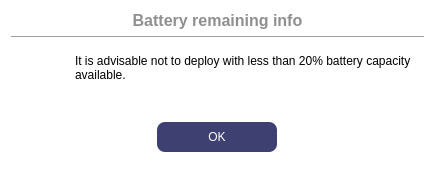
<?xml version="1.0" encoding="UTF-8"?>
<ui version="4.0">
 <class>WBatteryRemaining</class>
 <widget class="QDialog" name="WBatteryRemaining">
  <property name="geometry">
   <rect>
    <x>0</x>
    <y>0</y>
    <width>435</width>
    <height>172</height>
   </rect>
  </property>
  <property name="windowTitle">
   <string>Log data period configuration</string>
  </property>
  <property name="styleSheet">
   <string notr="true">#WBatteryRemaining {
 background-color:white;
 border-radius: 5px;
}
#label{
 color: #3E4072;
 font-weight: 800;
}
#buttonBox{
 background-color: #3E4072;
}
#label_Title{
 color: #8F8F8F;
 font-weight: 600;
}
QLineEdit {
 background-color:#DFDFDF;
 border-radius: 3px;
}
#pushButton_Confirm,
#pushButton_Cancel {
 border: none;
 border-radius: 8px;
}
#pushButton_Confirm {
 color: white;
 background-color: #3E4072;
}
#pushButton_Confirm:hover {
 color: white;
 background-color: #595D89;
}
#pushButton_Cancel {
 background-color: #D8D8D8;
}
#pushButton_Cancel:hover {
 background-color: #ACACAC;
}</string>
  </property>
  <layout class="QVBoxLayout" name="verticalLayout">
   <item>
    <widget class="QLabel" name="label_Title">
     <property name="font">
      <font>
       <pointsize>12</pointsize>
       <fontweight>DemiBold</fontweight>
      </font>
     </property>
     <property name="text">
      <string>Battery remaining info</string>
     </property>
     <property name="alignment">
      <set>Qt::AlignCenter</set>
     </property>
    </widget>
   </item>
   <item>
    <widget class="Line" name="line">
     <property name="orientation">
      <enum>Qt::Horizontal</enum>
     </property>
    </widget>
   </item>
   <item>
    <widget class="QWidget" name="widget" native="true">
     <layout class="QGridLayout" name="gridLayout">
      <property name="horizontalSpacing">
       <number>15</number>
      </property>
      <item row="0" column="1">
       <widget class="QLabel" name="label_2">
        <property name="text">
         <string>It is advisable not to deploy with less than 20% battery capacity available.</string>
        </property>
        <property name="wordWrap">
         <bool>true</bool>
        </property>
       </widget>
      </item>
      <item row="0" column="0">
       <widget class="QLabel" name="label">
        <property name="maximumSize">
         <size>
          <width>40</width>
          <height>40</height>
         </size>
        </property>
        <property name="text">
         <string/>
        </property>
        <property name="pixmap">
         <pixmap resource="../../../ressource.qrc">:/Logo/Dashboard/Sonde info/info-button.svg</pixmap>
        </property>
        <property name="scaledContents">
         <bool>true</bool>
        </property>
       </widget>
      </item>
     </layout>
    </widget>
   </item>
   <item>
    <spacer name="verticalSpacer_2">
     <property name="orientation">
      <enum>Qt::Vertical</enum>
     </property>
     <property name="sizeHint" stdset="0">
      <size>
       <width>20</width>
       <height>1</height>
      </size>
     </property>
    </spacer>
   </item>
   <item>
    <widget class="QWidget" name="widget_3" native="true">
     <layout class="QHBoxLayout" name="horizontalLayout">
      <property name="rightMargin">
       <number>9</number>
      </property>
      <item>
       <widget class="QPushButton" name="pushButton_Confirm">
        <property name="minimumSize">
         <size>
          <width>120</width>
          <height>30</height>
         </size>
        </property>
        <property name="maximumSize">
         <size>
          <width>120</width>
          <height>16777215</height>
         </size>
        </property>
        <property name="text">
         <string>OK</string>
        </property>
       </widget>
      </item>
     </layout>
    </widget>
   </item>
  </layout>
 </widget>
 <resources>
  <include location="../../../ressource.qrc"/>
 </resources>
 <connections>
  <connection>
   <sender>pushButton_Confirm</sender>
   <signal>clicked()</signal>
   <receiver>WBatteryRemaining</receiver>
   <slot>accept()</slot>
   <hints>
    <hint type="sourcelabel">
     <x>276</x>
     <y>153</y>
    </hint>
    <hint type="destinationlabel">
     <x>338</x>
     <y>279</y>
    </hint>
   </hints>
  </connection>
 </connections>
</ui>
